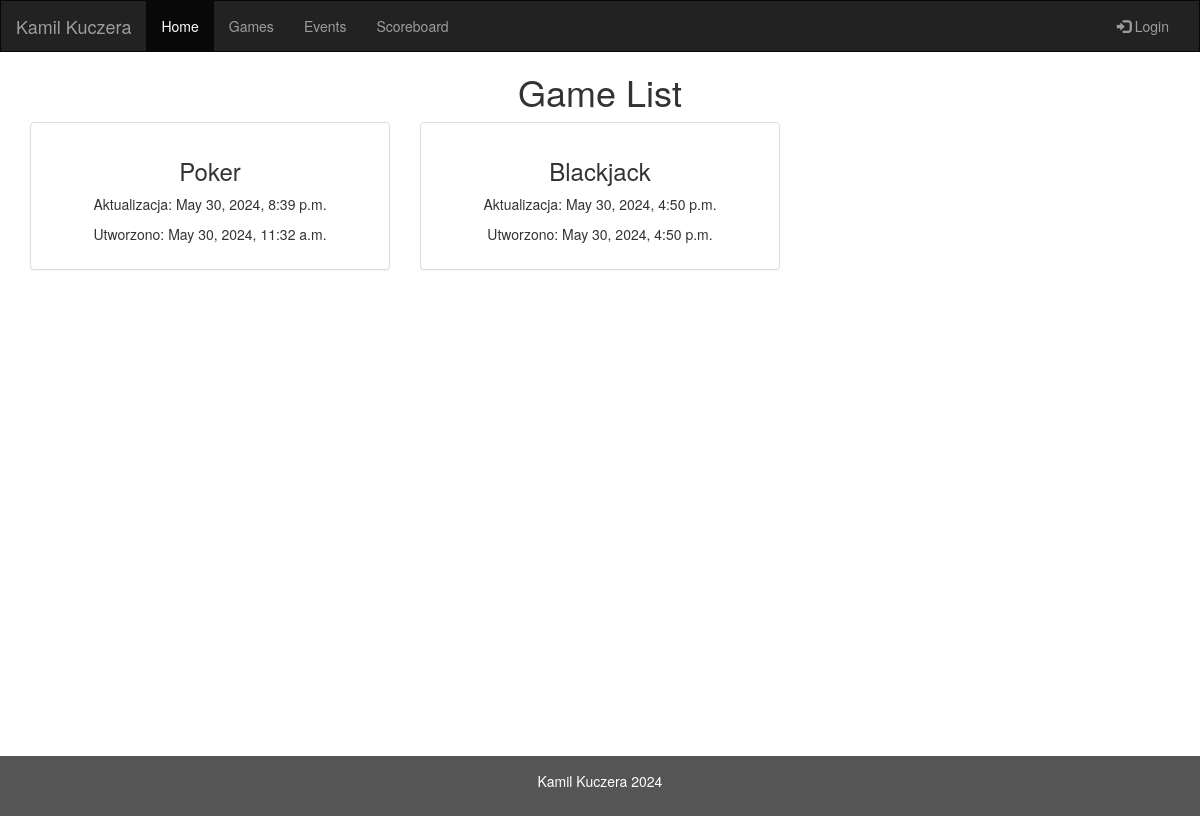
/games, run on the app's committed database.
### games/models.py (models this page shows)
class games(models.Model):
    game_name = models.TextField(validators=[MaxLengthValidator(50)])
    last_update = models.DateTimeField()
    creation_date = models.DateTimeField()
    status = models.SmallIntegerField() # 0-active / 1-insider_access / 2-debug_mode

### games/views.py (the view, shortened to what this page needs)
# urls.py: path("games", views.games_view, name="games"),
def games_view(request):
    all_games = games.objects.all()
    form = GameForm()
    edit_game = None
    return render(request, 'games.html', {'games': all_games, 'form': form, 'edit_game': edit_game})

### games/templates/games.html (shortened to what this page needs)
{% extends 'base.html' %}
{% load static %}
{% block head %}
<link href="{% static 'games.css' %}" rel="stylesheet">
{% endblock head %}
{% block content %}
<div class="container">
    <h1 class="text-center">Game List</h1>
    <div class="row">
        {% for game in games %}
        {% if game.status == 0 or user.is_staff %}
        <div class="col-md-4">
            <div class="panel panel-default">
                <div class="panel-body">
                    <h3>{{ game.game_name }}</h3>
                    <p>Aktualizacja: {{ game.last_update }}</p>
                    <p>Utworzono: {{ game.creation_date }}</p>
                </div>
            </div>
        </div>
        {% endif %}
        {% endfor %}
    </div>
</div>
{% endblock %}

### data on the page
games: game_name "Poker", last_update "May 30, 2024, 8:39 p.m.", creation_date "May 30, 2024, 11:32 a.m."
games: game_name "Blackjack", last_update "May 30, 2024, 4:50 p.m.", creation_date "May 30, 2024, 4:50 p.m."
